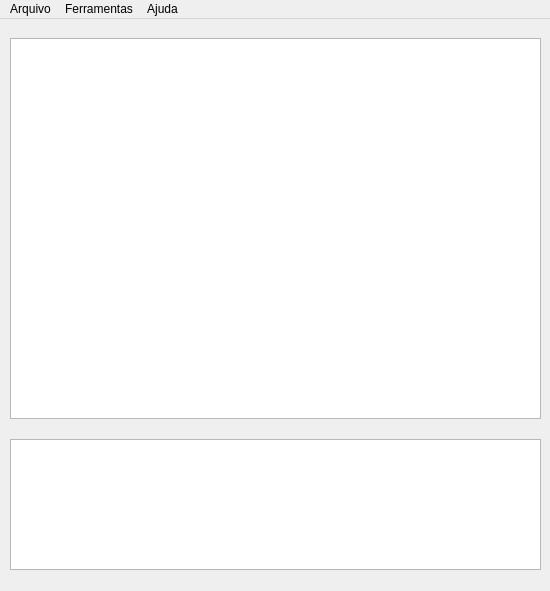
<?xml version="1.0" encoding="UTF-8"?>
<ui version="4.0">
 <class>MainWindow</class>
 <widget class="QMainWindow" name="MainWindow">
  <property name="geometry">
   <rect>
    <x>0</x>
    <y>0</y>
    <width>550</width>
    <height>591</height>
   </rect>
  </property>
  <property name="minimumSize">
   <size>
    <width>550</width>
    <height>591</height>
   </size>
  </property>
  <property name="maximumSize">
   <size>
    <width>550</width>
    <height>591</height>
   </size>
  </property>
  <property name="windowTitle">
   <string>MainWindow</string>
  </property>
  <widget class="QWidget" name="centralwidget">
   <property name="minimumSize">
    <size>
     <width>550</width>
     <height>565</height>
    </size>
   </property>
   <property name="maximumSize">
    <size>
     <width>550</width>
     <height>565</height>
    </size>
   </property>
   <widget class="QTextEdit" name="outputView">
    <property name="geometry">
     <rect>
      <x>10</x>
      <y>420</y>
      <width>531</width>
      <height>131</height>
     </rect>
    </property>
    <property name="readOnly">
     <bool>true</bool>
    </property>
   </widget>
   <widget class="QPlainTextEdit" name="codeView">
    <property name="geometry">
     <rect>
      <x>10</x>
      <y>19</y>
      <width>531</width>
      <height>381</height>
     </rect>
    </property>
   </widget>
  </widget>
  <widget class="QMenuBar" name="menubar">
   <property name="geometry">
    <rect>
     <x>0</x>
     <y>0</y>
     <width>550</width>
     <height>26</height>
    </rect>
   </property>
   <widget class="QMenu" name="menuArquivo">
    <property name="title">
     <string>Arquivo</string>
    </property>
    <addaction name="actionAbrir"/>
    <addaction name="actionSalvar"/>
    <addaction name="separator"/>
    <addaction name="actionSair"/>
   </widget>
   <widget class="QMenu" name="menuFerramentas">
    <property name="title">
     <string>Ferramentas</string>
    </property>
    <addaction name="actionCompilar"/>
   </widget>
   <widget class="QMenu" name="menuAjuda">
    <property name="title">
     <string>Ajuda</string>
    </property>
    <addaction name="actionGitHub"/>
    <addaction name="actionSobre_2"/>
   </widget>
   <addaction name="menuArquivo"/>
   <addaction name="menuFerramentas"/>
   <addaction name="menuAjuda"/>
  </widget>
  <action name="actionAbrir">
   <property name="text">
    <string>Abrir</string>
   </property>
  </action>
  <action name="actionSalvar">
   <property name="text">
    <string>Salvar</string>
   </property>
  </action>
  <action name="actionSobre">
   <property name="text">
    <string>Sobre</string>
   </property>
  </action>
  <action name="actionSair">
   <property name="text">
    <string>Sair</string>
   </property>
  </action>
  <action name="actionCompilar">
   <property name="text">
    <string>Compilar</string>
   </property>
  </action>
  <action name="actionGitHub">
   <property name="text">
    <string>GitHub</string>
   </property>
  </action>
  <action name="actionSobre_2">
   <property name="text">
    <string>Sobre</string>
   </property>
  </action>
 </widget>
 <resources/>
 <connections/>
</ui>
